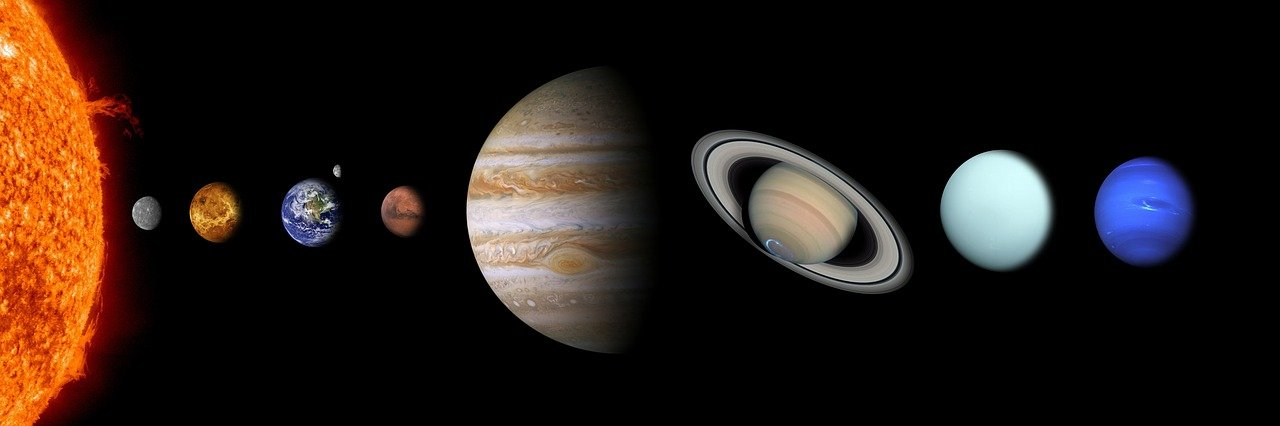
#> input picture solar-system.jpg, 1280 x 426 px
$ python solar_planets.py
#> lines starting #> are read from the running program, lines starting #| are printed output that depends on the picture; after the words box and inside, x2 and y2 are one past the last pixel; in counts of white or black regions, pixels touching at a corner belong together
import cv2

img = cv2.imread("solar-system.jpg")
#> img is the input picture: shape (426, 1280, 3); mean B, G, R 20.5, 25.8, 36.5

cv2.putText(img,
            "Sun",
            (20,300),
            cv2.FONT_HERSHEY_COMPLEX,
            0.5,
            (255,255,255)
            )
#> img: shape (426, 1280, 3); 0.02% of pixels changed, all inside (x1, y1, x2, y2) = (22, 290, 52, 301)

cv2.putText(img,
            "Mercury",
            (120,100),
            cv2.FONT_HERSHEY_COMPLEX,
            0.5,
            (255,255,255)
            )
#> img: shape (426, 1280, 3); mean B, G, R 20.6, 25.9, 36.6

cv2.putText(img,
            "Venus",
            (220,310),
            cv2.FONT_HERSHEY_COMPLEX,
            0.5,
            (255,255,255))
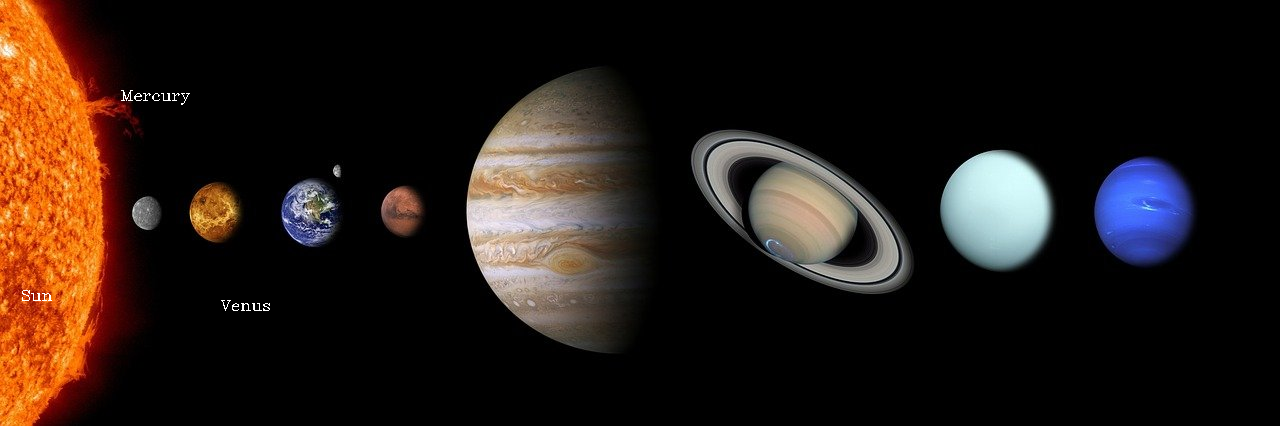
#> img: shape (426, 1280, 3); mean B, G, R 20.7, 26, 36.7

cv2.putText(img,
            "Earth",
            (320,110),
            cv2.FONT_HERSHEY_COMPLEX,
            0.5,
            (255,255,255))
#> img: shape (426, 1280, 3); 0.03% of pixels changed, all inside (x1, y1, x2, y2) = (321, 100, 368, 111)

cv2.putText(img,
            "Mars",
            (420,100),
            cv2.FONT_HERSHEY_COMPLEX,
            0.5,
            (255,255,255))
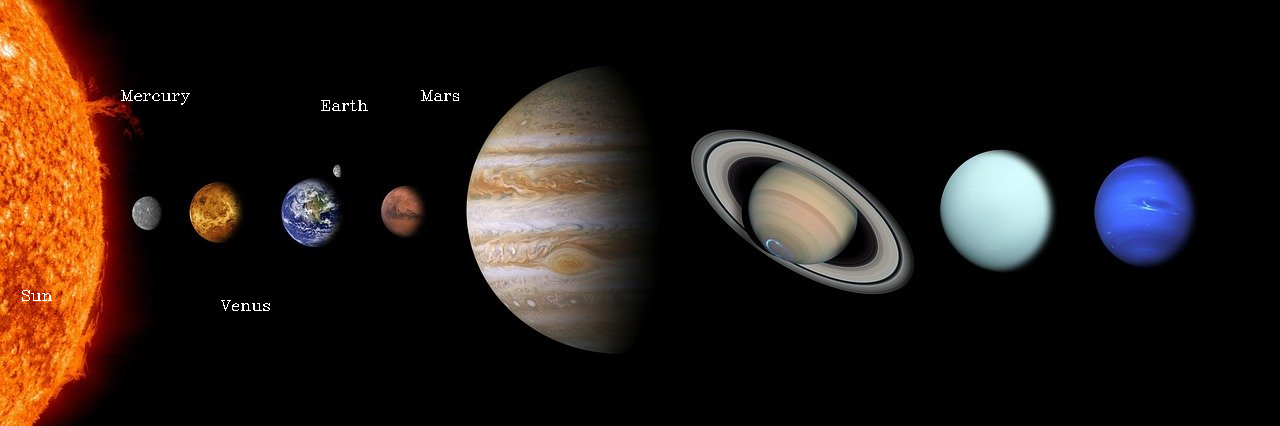
#> img: shape (426, 1280, 3); mean B, G, R 20.8, 26.1, 36.8

cv2.putText(img,
            "Jupiter",
            (520,110),
            cv2.FONT_HERSHEY_COMPLEX,
            0.5,
            (255,255,255))
#> img: shape (426, 1280, 3); 0.04% of pixels changed, all inside (x1, y1, x2, y2) = (521, 100, 580, 115)

cv2.putText(img,
            "Saturn",
            (800,310),
            cv2.FONT_HERSHEY_COMPLEX,
            0.5,
            (255,255,255))

cv2.putText(img,
            "Uranus",
            (950,110),
            cv2.FONT_HERSHEY_COMPLEX,
            0.5,
            (255,255,255))
#> img: shape (426, 1280, 3); mean B, G, R 21, 26.3, 37.1

cv2.putText(img,
            "Neptune",
            (1100,310),
            cv2.FONT_HERSHEY_COMPLEX,
            0.5,
            (255,255,255))
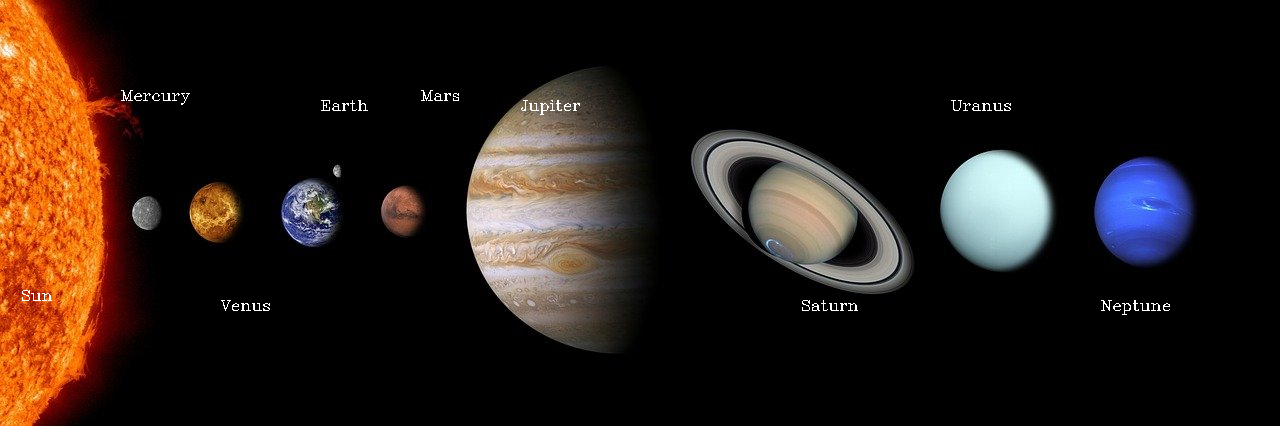
#> img: shape (426, 1280, 3); mean B, G, R 21.1, 26.4, 37.2

cv2.imshow("output", img)
cv2.waitKey(0)
